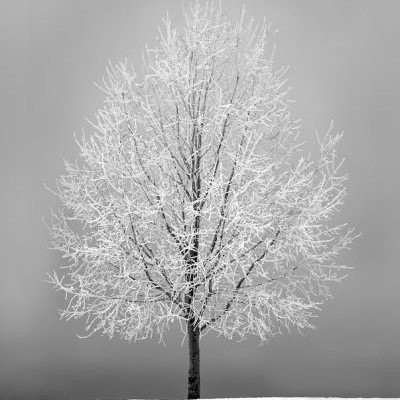
#> input picture 02-calculus-and-linear-algebra/2026-11-15-interpolation-practice-lab/data/tree.jpg, 400 x 400 px
$ jupyter execute 02_1d_linear_interpolation_and_image_nni.ipynb
#> lines starting #> are read from the running program, lines starting #| are printed output that depends on the picture
# Notebook 02 — 1D Linear Interpolation & Image Nearest-Neighbor Resizing

**Session:** Interpolation Practice Lab
**Module:** 02 · Calculus and Linear Algebra

## Goal

Implement **1D Linear Interpolation** (`linear_interpolation`, `li_1d`) for Problem 7 and apply **Nearest-Neighbor Image Resizing** (`resize_nni`) to `../data/tree.jpg` ($400 \times 400 \to 1200 \times 1200$) for Problem 8.

[cell 1]
import math
from pathlib import Path

import cv2
import matplotlib.pyplot as plt
import numpy as np

IMAGE_PATH = Path("../data/tree.jpg")
OUTPUT_DIR = Path("../outputs")
OUTPUT_DIR.mkdir(parents=True, exist_ok=True)

## 1. Problem 7 — 1D Linear Interpolation (`linear_interpolation` & `li_1d`)

Given two points $p_1 = (x_1, y_1)$ and $p_2 = (x_2, y_2)$, the linear interpolant at query $x$ is:

$$y = \\frac{x_2 - x}{x_2 - x_1} y_1 + \\frac{x - x_1}{x_2 - x_1} y_2$$

To upsample `data` of length $n$ to length $n \cdot k$, each output index $i \in [0, nk - k]$ maps to fractional source coordinate $x = i / k$ bounded by $x_1 = \lfloor x \rfloor$ and $x_2 = \min(\lceil x \rceil, n - 1)$.

[cell 2]
def linear_interpolation(
    p1: tuple[float, float],
    p2: tuple[float, float],
    x: float,
) -> float:
    """Linearly interpolate y at query coordinate x between p1=(x1, y1) and p2=(x2, y2)."""
    x1, y1 = p1
    x2, y2 = p2
    if x1 != x2:
        return ((x2 - x) / (x2 - x1)) * y1 + ((x - x1) / (x2 - x1)) * y2
    return float(y1)


def li_1d(data: list[float], k: int, clamp_tail: bool = False) -> list[float]:
    """Upsample a 1D sequence by factor k using linear interpolation.

    When clamp_tail=False, the trailing (k - 1) extrapolated entries are left as 0.0
    (matching the slide exercise specification). When clamp_tail=True, they clamp
    to data[-1].
    """
#> called with k = 2, clamp_tail = False
    if k <= 0:
        raise ValueError("Scale factor k must be positive.")
    n = len(data)
    result = [float(data[-1]) if clamp_tail else 0.0] * (n * k)
    for i in range(n * k - (k - 1)):
        x = i / k
        x1 = math.floor(x)
        x2 = min(math.ceil(x), n - 1)
        result[i] = linear_interpolation((x1, data[x1]), (x2, data[x2]), x)
    return result


# Slide numerical checks
assert math.isclose(linear_interpolation((1, 1), (3, 3), 2.0), 2.0)
assert math.isclose(linear_interpolation((1, 1), (3, 3), 1.1), 1.1)
assert math.isclose(linear_interpolation((0, 0), (4, 2), 1.0), 0.5)

# Problem 7 test cases (ignoring trailing k - 1 positions)
assert li_1d([1, 2, 3], 2)[:-1] == [1.0, 1.5, 2.0, 2.5, 3.0]
assert li_1d([1, 4, 7], 3)[:-2] == [1.0, 2.0, 3.0, 4.0, 5.0, 6.0, 7.0]
print("Problem 7 passed:", li_1d([1, 4, 7], 3, clamp_tail=True))

[cell 3]
# Visualize 1D Nearest-Neighbor vs. Linear Interpolation
sample = [1.0, 4.0, 2.0, 6.0]
k = 4
nni_up = [sample[i // k] for i in range(len(sample) * k)]
lin_up = li_1d(sample, k, clamp_tail=True)

fig, ax = plt.subplots(figsize=(8, 4))
ax.plot(np.arange(len(sample)) * k, sample, "ro", markersize=8, label="Observed samples")
ax.step(range(len(nni_up)), nni_up, where="post", linestyle="--", label="1D Nearest-Neighbor")
ax.plot(range(len(lin_up)), lin_up, "-o", markersize=4, label="1D Linear Interpolation")
ax.set_title("1D Upsampling (k = 4): Nearest-Neighbor vs. Linear")
ax.set_xlabel("Output Index")
ax.set_ylabel("Value")
ax.grid(alpha=0.3)
ax.legend()
plt.tight_layout()
plt.show()
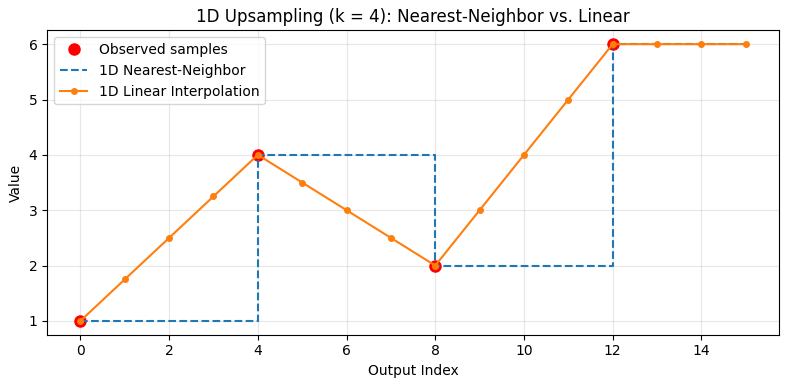
#> figure drawn by matplotlib, 1 panel; curve peaks at x = 12, y = 6; curve peaks at x = 12, y = 6

## 2. Problem 8 (Part A) — Image Resizing via Nearest-Neighbor (`resize_nni`)

Load `../data/tree.jpg` in grayscale (`(400, 400)`), convert it to a Python 2D list, resize it $3\times$ to `(1200, 1200)`, and verify exact parity with `cv2.resize(..., interpolation=cv2.INTER_NEAREST)`.

[cell 4]
def resize_nni(
    source: list[list[int]],
    source_h: int,
    source_w: int,
    target_h: int,
    target_w: int,
) -> list[list[int]]:
    """Resize a 2D grayscale list using Nearest-Neighbor Interpolation."""
    new_data = [[0] * target_w for _ in range(target_h)]
    w_scale_factor = source_w / target_w
    h_scale_factor = source_h / target_h
    for i in range(target_h):
        src_i = min(source_h - 1, math.floor(i * h_scale_factor))
        for j in range(target_w):
            src_j = min(source_w - 1, math.floor(j * w_scale_factor))
            new_data[i][j] = source[src_i][src_j]
    return new_data


img_gray = cv2.imread(str(IMAGE_PATH), cv2.IMREAD_GRAYSCALE)
#> img_gray is the input picture: shape (400, 400); min 0, max 255, mean 169.3
assert img_gray is not None, f"Could not load {IMAGE_PATH}"
height, width = img_gray.shape
#> height = 400; width = 400

resized_list = resize_nni(img_gray.tolist(), height, width, height * 3, width * 3)
#> after the loop in resize_nni, `for i in range(target_h):`: new_data = 1200 items
#> resized_list = 1200 items
resized_nni = np.array(resized_list, dtype=np.uint8)
cv_nni = cv2.resize(img_gray, (width * 3, height * 3), interpolation=cv2.INTER_NEAREST)

assert resized_nni.shape == (1200, 1200)
assert np.array_equal(resized_nni, cv_nni)
cv2.imwrite(str(OUTPUT_DIR / "tree_nni_3x.jpg"), resized_nni)

fig, axes = plt.subplots(1, 2, figsize=(10, 5))
axes[0].imshow(img_gray, cmap="gray")
axes[0].set_title(f"Original {img_gray.shape}")
axes[0].axis("off")

axes[1].imshow(resized_nni, cmap="gray")
axes[1].set_title(f"Nearest-Neighbor 3x {resized_nni.shape}")
axes[1].axis("off")

plt.tight_layout()
plt.show()
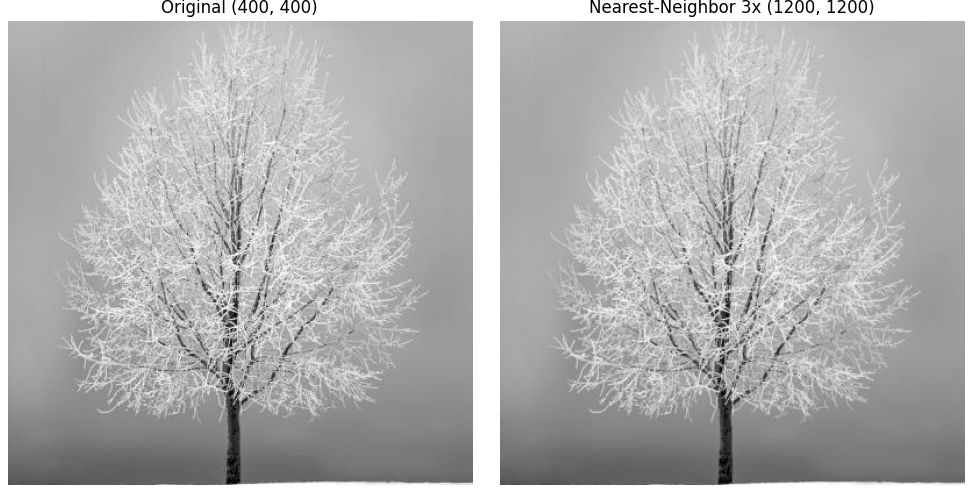
#> figure drawn by matplotlib, 2 panels
print("Exact match with cv2.INTER_NEAREST:", np.array_equal(resized_nni, cv_nni))
#| Exact match with cv2.INTER_NEAREST: True
